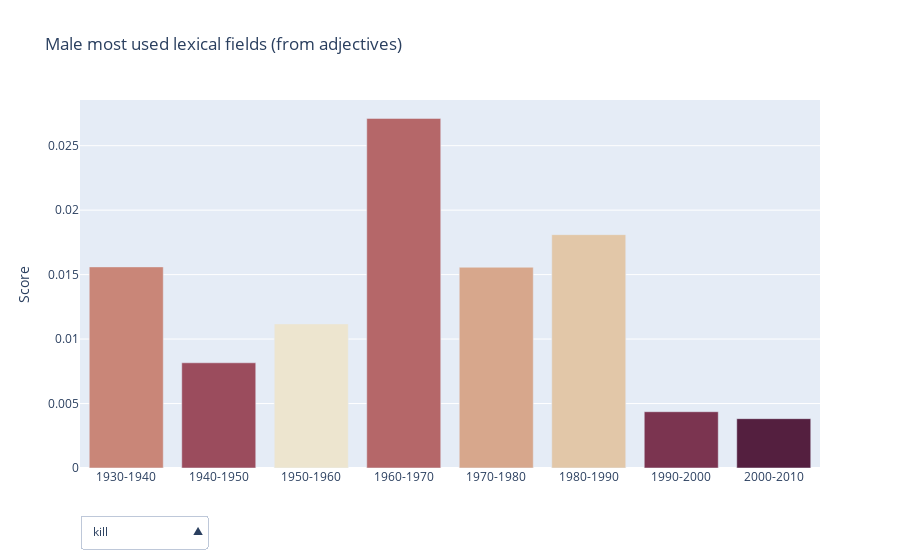

Write notebook code for a chart like this one.
### Markdown cell above
##### Male lexical fields from adjectives

### Code cell
#male adjectives

# Initialize figure
fig = go.Figure()

# Add Traces

fig.add_trace(
    go.Bar(y=df_feature_evolution_m_adj.kill,x=decades, marker={'color': df_feature_evolution_m_adj.kill.sort_values(ascending=False).index, 'colorscale': 'Brwnyl'},
               name="Male Adjective ['kill']",
               visible=True)
               )
fig.add_trace(
    go.Bar(y=df_feature_evolution_m_adj.shape_and_size,x=decades, marker={'color': df_feature_evolution_m_adj.shape_and_size.sort_values(ascending=False).index, 'colorscale': 'Brwnyl'},
               name="Male Adjective ['shape_and_size']",
               visible=False)
               )
fig.add_trace(
    go.Bar(y=df_feature_evolution_m_adj.emotional,x=decades, marker={'color': df_feature_evolution_m_adj.emotional.sort_values(ascending=False).index, 'colorscale': 'Brwnyl'},
               name="Male Adjective ['emotional']",
               visible=False)
               )
fig.add_trace(
    go.Bar(y=df_feature_evolution_m_adj.childish,x=decades, marker={'color': df_feature_evolution_m_adj.childish.sort_values(ascending=False).index, 'colorscale': 'Brwnyl'},
               name="Male Adjective ['childish']",
               visible=False)
               )

fig.add_trace(
    go.Bar(y=df_feature_evolution_m_adj.heroic,x=decades, marker={'color': df_feature_evolution_m_adj.heroic.sort_values(ascending=False).index, 'colorscale': 'Brwnyl'},
               name="Male Adjective ['heroic']",
               visible=False)
               )


button_layer_1_height = -0.1
button_layer_2_height = -0.1

fig.update_layout(
    updatemenus=[
        dict(
            active=0,
            buttons=list([
                dict(label="kill",
                     method="update",
                     args=[{"visible": [True, False, False, False, False, False]},
                          ]),
                dict(label="shape_and_size",
                     method="update",
                     args=[{"visible": [False, True, False, False, False, False]},
                          ]),
                dict(label="emotional",
                     method="update",
                     args=[{"visible": [False, False, True, False, False, False]},
                           ]),
                dict(label="childish",
                     method="update",
                     args=[{"visible": [False, False, False, True, False, False]},
                           ]),
                dict(label="heroic",
                     method="update",
                     args=[{"visible": [False, False, False, False, True, False]},
                          ]),
            ]),
                        type = "dropdown",
            direction="up",
            pad={"r": 10, "t": 10},
            showactive=True,
            x=0,
            xanchor="left",
            y=button_layer_1_height,
            yanchor="top"
            
        )
    ])



# Set title
fig.update_layout(title_text="Male most used lexical fields (from adjectives) ",
                    yaxis_title="Score")
layout = go.Layout(
    autosize=False,
    width=1000,
    height=1000)
fig.show(layout=layout)

### Figure 1 — Plotly figure (JSON) as saved in the notebook; plotly's stock layout.template omitted (floating-point values rounded to 4 significant figures)
{"data": [{"marker": {"color": [3, 5, 0, 4, 2, 1, 6, 7], "colorscale": [[0, "rgb(237, 229, 207)"], [0.1667, "rgb(224, 194, 162)"], [0.3333, "rgb(211, 156, 131)"], [0.5, "rgb(193, 118, 111)"], [0.6667, "rgb(166, 84, 97)"], [0.8333, "rgb(129, 55, 83)"], [1, "rgb(84, 31, 63)"]]}, "name": "Male Adjective ['kill']", "type": "bar", "visible": true, "x": ["1930-1940", "1940-1950", "1950-1960", "1960-1970", "1970-1980", "1980-1990", "1990-2000", "2000-2010"], "y": [0.0156, 0.00816, 0.01118, 0.02712, 0.01557, 0.0181, 0.004364, 0.003825]}, {"marker": {"color": [0, 3, 4, 2, 5, 6, 1, 7], "colorscale": [[0, "rgb(237, 229, 207)"], [0.1667, "rgb(224, 194, 162)"], [0.3333, "rgb(211, 156, 131)"], [0.5, "rgb(193, 118, 111)"], [0.6667, "rgb(166, 84, 97)"], [0.8333, "rgb(129, 55, 83)"], [1, "rgb(84, 31, 63)"]]}, "name": "Male Adjective ['shape_and_size']", "type": "bar", "visible": false, "x": ["1930-1940", "1940-1950", "1950-1960", "1960-1970", "1970-1980", "1980-1990", "1990-2000", "2000-2010"], "y": [0.03419, 0.007418, 0.02104, 0.02465, 0.0237, 0.01946, 0.01513, 0.0051]}, {"marker": {"color": [3, 0, 5, 2, 4, 6, 7, 1], "colorscale": [[0, "rgb(237, 229, 207)"], [0.1667, "rgb(224, 194, 162)"], [0.3333, "rgb(211, 156, 131)"], [0.5, "rgb(193, 118, 111)"], [0.6667, "rgb(166, 84, 97)"], [0.8333, "rgb(129, 55, 83)"], [1, "rgb(84, 31, 63)"]]}, "name": "Male Adjective ['emotional']", "type": "bar", "visible": false, "x": ["1930-1940", "1940-1950", "1950-1960", "1960-1970", "1970-1980", "1980-1990", "1990-2000", "2000-2010"], "y": [0.03352, 0.004451, 0.02498, 0.03533, 0.01422, 0.02851, 0.004946, 0.004554]}, {"marker": {"color": [0, 2, 4, 5, 3, 1, 6, 7], "colorscale": [[0, "rgb(237, 229, 207)"], [0.1667, "rgb(224, 194, 162)"], [0.3333, "rgb(211, 156, 131)"], [0.5, "rgb(193, 118, 111)"], [0.6667, "rgb(166, 84, 97)"], [0.8333, "rgb(129, 55, 83)"], [1, "rgb(84, 31, 63)"]]}, "name": "Male Adjective ['childish']", "type": "bar", "visible": false, "x": ["1930-1940", "1940-1950", "1950-1960", "1960-1970", "1970-1980", "1980-1990", "1990-2000", "2000-2010"], "y": [0.01925, 0.005935, 0.01907, 0.01233, 0.01625, 0.01267, 0.005528, 0.002368]}, {"marker": {"color": [3, 0, 2, 4, 5, 1, 6, 7], "colorscale": [[0, "rgb(237, 229, 207)"], [0.1667, "rgb(224, 194, 162)"], [0.3333, "rgb(211, 156, 131)"], [0.5, "rgb(193, 118, 111)"], [0.6667, "rgb(166, 84, 97)"], [0.8333, "rgb(129, 55, 83)"], [1, "rgb(84, 31, 63)"]]}, "name": "Male Adjective ['heroic']", "type": "bar", "visible": false, "x": ["1930-1940", "1940-1950", "1950-1960", "1960-1970", "1970-1980", "1980-1990", "1990-2000", "2000-2010"], "y": [0.02489, 0.01187, 0.0217, 0.02629, 0.01557, 0.01222, 0.007274, 0.005464]}], "layout": {"title": {"text": "Male most used lexical fields (from adjectives) "}, "updatemenus": [{"active": 0, "buttons": [{"args": [{"visible": [true, false, false, false, false, false]}], "label": "kill", "method": "update"}, {"args": [{"visible": [false, true, false, false, false, false]}], "label": "shape_and_size", "method": "update"}, {"args": [{"visible": [false, false, true, false, false, false]}], "label": "emotional", "method": "update"}, {"args": [{"visible": [false, false, false, true, false, false]}], "label": "childish", "method": "update"}, {"args": [{"visible": [false, false, false, false, true, false]}], "label": "heroic", "method": "update"}], "direction": "up", "pad": {"r": 10, "t": 10}, "showactive": true, "type": "dropdown", "x": 0, "xanchor": "left", "y": -0.1, "yanchor": "top"}], "yaxis": {"title": {"text": "Score"}}}}
